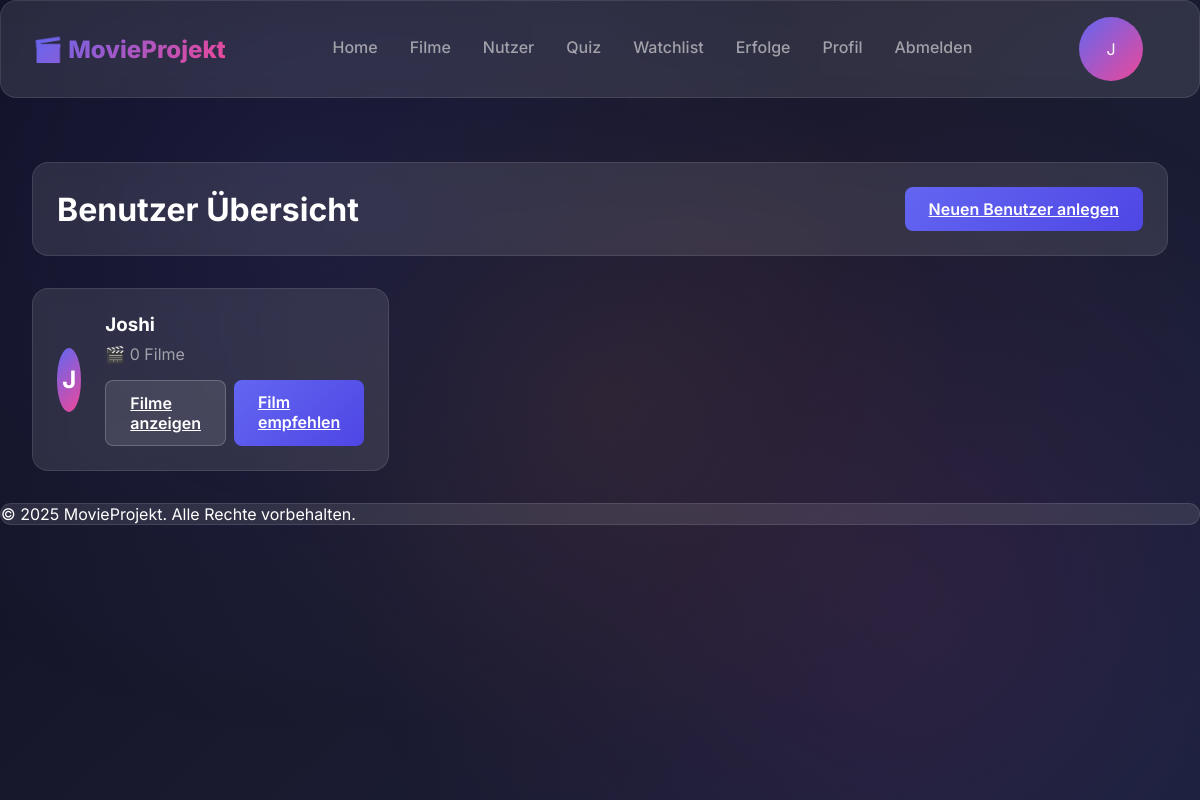
The app's page /users (signed in) with its own data.
### data_models.py (models this page shows, shortened)
class User(UserMixin, Base):
    __tablename__ = 'users'
    id = Column(Integer, primary_key=True)
    name = Column(String)  # Für Abwärtskompatibilität
    username = Column(String, unique=True)
    email = Column(String, unique=True)
    password_hash = Column(String)
    theme = Column(String, default='system')
    email_notifications = Column(Boolean, default=True)
    favorite_movie_id = Column(Integer, ForeignKey('movies.id'))
    created_at = Column(DateTime, default=datetime.utcnow)
    favorite_movie = relationship("Movie", foreign_keys=[favorite_movie_id])
    reviews = relationship("Review", back_populates="user")
    watchlist_items = relationship("WatchlistItem", back_populates="user")
    quiz_attempts = relationship("QuizAttempt", back_populates="user")
    achievements = relationship("Achievement", secondary="user_achievements", back_populates="users", overlaps="achievements")
    suggested_questions = relationship("SuggestedQuestion", back_populates="user")
    user_movies = relationship("UserMovie", back_populates="user")
    @property
    def is_authenticated(self):
        return True

### app.py (the view)
@app.route('/users')
def list_users():
    with data_manager.SessionFactory() as session:
        users = session.query(User).all()
        user_data = []
        for user in users:
            movie_count = session.query(UserMovie).filter_by(user_id=user.id).count()
            user_data.append({
                "id": user.id,
                "username": user.username,
                "movie_count": movie_count
            })
    return render_template("users.html", users=user_data)

### services/auth_service.py (called while the page is built)
def init_login_manager(app):
    login_manager = LoginManager()
    login_manager.init_app(app)
    login_manager.login_view = 'login'  # Name der Login-Route
    login_manager.login_message = 'Bitte melden Sie sich an, um diese Seite zu sehen.'
    login_manager.login_message_category = 'info'
    @login_manager.user_loader
    def load_user(user_id):
        from data_models import User
        from datamanager.sqlite_data_manager import SQliteDataManager
        data_manager = SQliteDataManager("sqlite:///movie_app.db")
        with data_manager.SessionFactory() as session:
            return session.query(User).get(int(user_id))
    return login_manager

### templates/users.html (shortened to what this page needs)
{% extends "base.html" %}
{% block content %}
<div class="users-container fade-in">
    <div class="section-header glass-card">
        <h1>Benutzer Übersicht</h1>
        <a href="/users/new" class="btn-primary">Neuen Benutzer anlegen</a>
    </div>
    <div class="users-grid">
        {% for user in users %}
        <div class="user-card glass-card fade-in">
            <div class="user-avatar">
                <span class="avatar-text">{{ user.username[:1].upper() if user.username else '?' }}</span>
            </div>
            <div class="user-content">
                <h3>{{ user.username if user.username else 'Unbekannter Benutzer' }}</h3>
                <div class="user-stats">
                    <span class="movie-count">🎬 {{ user.movie_count }} Filme</span>
                </div>
                <div class="user-actions">
                    <a href="/users/{{ user.id }}" class="btn-secondary">Filme anzeigen</a>
                    <a href="/users/{{ user.id }}/recommend_movie" class="btn-primary">Film empfehlen</a>
                </div>
            </div>
        </div>
        {% endfor %}
    </div>
</div>
{% endblock %}

### templates/base.html (shortened to what this page needs)
<!DOCTYPE html>
<html lang="de">
<head>
    <link rel="stylesheet" href="{{ url_for('static', filename='styles.css') }}">
</head>
<body>
    <div class="animated-background"></div>
    <nav class="main-nav glass-card">
        <div class="nav-brand">
            <a href="/" class="gradient-text">🎬 MovieProjekt</a>
        </div>
        <div class="nav-links">
            <a href="{{ url_for('home') }}" class="nav-link">Home</a>
            <a href="{{ url_for('list_movies') }}" class="nav-link">Filme</a>
            <a href="{{ url_for('list_users') }}" class="nav-link">Nutzer</a>
            <a href="{{ url_for('quiz_home') }}" class="nav-link">Quiz</a>
            {% if current_user.is_authenticated %}
                <a href="{{ url_for('watchlist') }}" class="nav-link">Watchlist</a>
                <a href="{{ url_for('achievements') }}" class="nav-link">Erfolge</a>
                <a href="{{ url_for('profile') }}" class="nav-link">Profil</a>
                <a href="{{ url_for('logout') }}" class="nav-link">Abmelden</a>
            {% else %}
                <a href="{{ url_for('login') }}" class="nav-link">Anmelden</a>
                <a href="{{ url_for('register') }}" class="nav-link">Registrieren</a>
            {% endif %}
        </div>
        {% if current_user.is_authenticated %}
        <div class="user-profile">
            <div class="user-avatar">{{ current_user.username[0]|upper }}</div>
        </div>
        {% endif %}
    </nav>
    <main class="content-container">
        {% block content %}{% endblock %}
    </main>
    <footer class="main-footer glass-card">
        <p>&copy; 2025 MovieProjekt. Alle Rechte vorbehalten.</p>
    </footer>
</body>
</html>

### static/styles.css (style rules this page uses)
:root { --primary: #6366f1; --primary-dark: #4f46e5; --primary-light: #818cf8; --secondary: #ec4899; --accent: #f59e0b; --bg-primary: #0f0f23; --bg-secondary: #1a1a2e; --bg-tertiary: #16213e; --bg-card: rgba(255, 255, 255, 0.05); --bg-glass: rgba(255, 255, 255, 0.1); --bg-modal: rgba(15, 15, 35, 0.95); --text-primary: #ffffff; --text-secondary: #a1a1aa; --text-muted: #71717a; --success: #10b981; --warning: #f59e0b; --error: #ef4444; --info: #3b82f6; --shadow-sm: 0 1px 2px rgba(0, 0, 0, 0.05); --shadow-md: 0 4px 6px -1px rgba(0, 0, 0, 0.1); --shadow-lg: 0 10px 15px -3px rgba(0, 0, 0, 0.1); --shadow-xl: 0 20px 25px -5px rgba(0, 0, 0, 0.1); --shadow-neon: 0 0 20px rgba(99, 102, 241, 0.5); --transition-fast: 0.15s ease; --transition-normal: 0.3s ease; --transition-slow: 0.5s ease; }
* { margin: 0; padding: 0; box-sizing: border-box; }
body { font-family: 'Inter', 'Segoe UI', sans-serif; background: linear-gradient(135deg, var(--bg-primary) 0%, var(--bg-secondary) 50%, var(--bg-tertiary) 100%); color: var(--text-primary); min-height: 100vh; overflow-x: hidden; }
.animated-background { position: fixed; top: 0; left: 0; width: 100%; height: 100%; z-index: -1; background: radial-gradient(circle at 25% 25%, rgba(99, 102, 241, 0.1) 0%, transparent 50%), radial-gradient(circle at 75% 75%, rgba(236, 72, 153, 0.1) 0%, transparent 50%), radial-gradient(circle at 50% 50%, rgba(245, 158, 11, 0.05) 0%, transparent 50%); animation: bgFloat 20s ease-in-out infinite; }
.glass-card { background: var(--bg-glass); backdrop-filter: blur(10px); border: 1px solid rgba(255, 255, 255, 0.1); border-radius: 16px; transition: var(--transition-normal); }
.main-nav { position: sticky; top: 0; z-index: 100; padding: 1rem 2rem; margin-bottom: 2rem; display: flex; justify-content: space-between; align-items: center; }
.nav-brand { font-size: 1.5rem; font-weight: 800; }
.gradient-text { background: linear-gradient(135deg, var(--primary), var(--secondary)); -webkit-background-clip: text; -webkit-text-fill-color: transparent; text-decoration: none; }
.nav-links { display: flex; gap: 2rem; }
.nav-link { color: var(--text-secondary); text-decoration: none; font-weight: 500; transition: var(--transition-normal); position: relative; padding-bottom: 0.25rem; }
.nav-link::after { content: ''; position: absolute; bottom: 0; left: 0; width: 0; height: 2px; background: var(--primary); transition: var(--transition-normal); }
.btn-primary { background: linear-gradient(135deg, var(--primary), var(--primary-dark)); color: white; border: none; padding: 0.75rem 1.5rem; border-radius: 8px; font-weight: 600; cursor: pointer; transition: var(--transition-normal); }
.btn-secondary { background: var(--bg-glass); color: var(--text-primary); border: 1px solid rgba(255, 255, 255, 0.2); padding: 0.75rem 1.5rem; border-radius: 8px; font-weight: 600; cursor: pointer; transition: var(--transition-normal); }

### templates/users.html (style rules this page uses)
.users-container { max-width: 1200px; margin: 0 auto; padding: 2rem; }
.section-header { display: flex; justify-content: space-between; align-items: center; margin-bottom: 2rem; padding: 1.5rem; border-radius: 16px; }
.users-grid { display: grid; grid-template-columns: repeat(auto-fill, minmax(300px, 1fr)); gap: 2rem; }
.user-card { display: flex; align-items: center; padding: 1.5rem; border-radius: 16px; transition: transform 0.3s ease; }
.user-avatar { width: 64px; height: 64px; border-radius: 50%; background: linear-gradient(135deg, var(--primary), var(--secondary)); display: flex; align-items: center; justify-content: center; margin-right: 1.5rem; }
.avatar-text { font-size: 1.5rem; color: white; font-weight: bold; }
.user-content { flex: 1; }
.user-content h3 { margin: 0 0 0.5rem; color: var(--text-primary); }
.user-stats { margin-bottom: 1rem; color: var(--text-secondary); }
.user-actions { display: flex; gap: 0.5rem; }

### records on screen
User: username "J", username "Joshi", movie_count "0"
